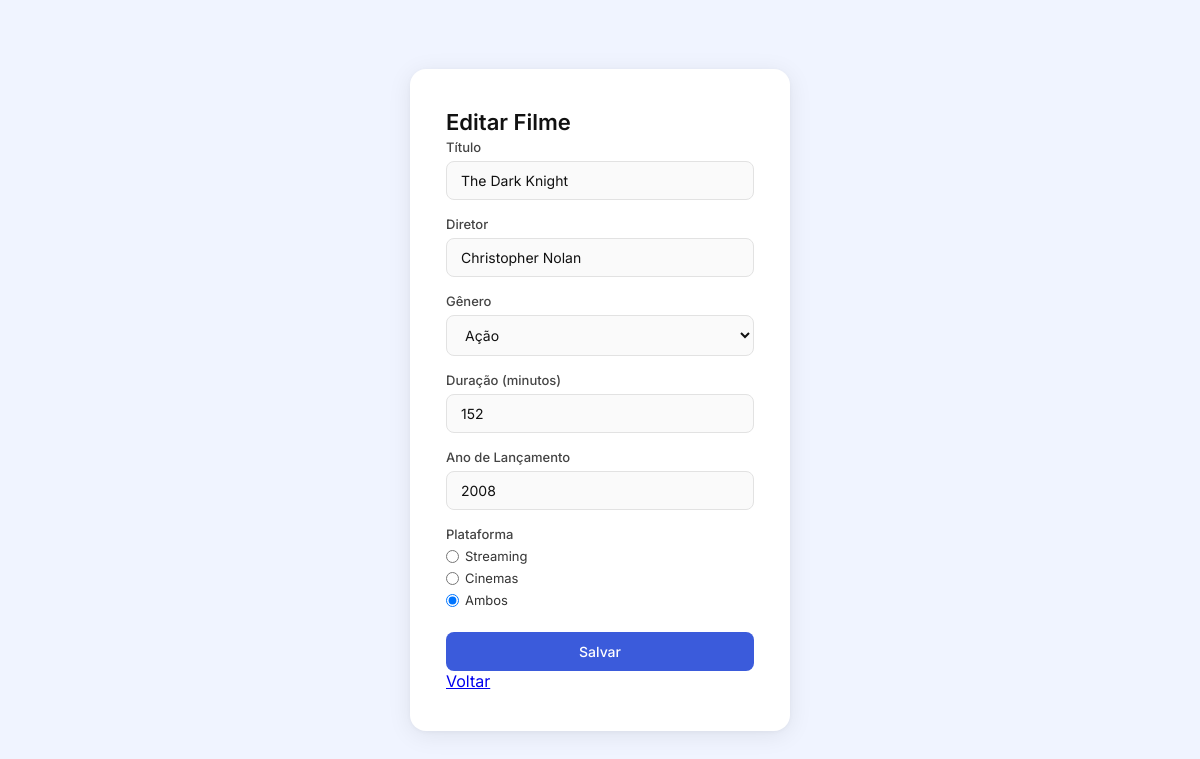
The app's page /src/filmes/editar.php?id=2 (signed in) with its own data.
### tables this page shows
CREATE TABLE IF NOT EXISTS filmes (
    id INT AUTO_INCREMENT PRIMARY KEY,
    titulo VARCHAR(255) NOT NULL,
    diretor VARCHAR(255) NOT NULL,
    genero_id INT NOT NULL,
    duracao INT NOT NULL,
    ano_lancamento YEAR NOT NULL,
    plataforma ENUM('streaming', 'cinemas', 'ambos') NOT NULL,
    FOREIGN KEY (genero_id) REFERENCES generos(id)
);

CREATE TABLE IF NOT EXISTS generos (
    id INT AUTO_INCREMENT PRIMARY KEY,
    genero VARCHAR(100) NOT NULL
);

### src/filmes/editar.php (the view, shortened to what this page needs)
<?php
    require_once("../conexao.php");
    $id = filter_var($_GET["id"], FILTER_VALIDATE_INT);
    $sql = "SELECT * FROM filmes WHERE id = ?";
    $stmt = mysqli_prepare($conn, $sql);
    mysqli_stmt_bind_param($stmt, "i", $id);
    mysqli_stmt_execute($stmt);
    $resultado = mysqli_stmt_get_result($stmt);
    $filme = mysqli_fetch_array($resultado);
    $sql_generos = "SELECT * FROM generos ORDER BY genero ASC";
    $generos = mysqli_query($conn, $sql_generos);
?>
<!DOCTYPE html>
<html lang="pt-br">
<head>
    <link rel="stylesheet" href="../style.css">
</head>
<body>
    <main class="login-container">
        <section class="login-card">
            <h1>Editar Filme</h1>
            <form action="editar.php?id=<?php echo $id; ?>" method="POST">
                <div class="campo">
                    <label for="titulo">Título</label>
                    <input type="text" id="titulo" name="titulo" value="<?php echo htmlspecialchars($filme["titulo"]); ?>" required>
                </div>
                <div class="campo">
                    <label for="diretor">Diretor</label>
                    <input type="text" id="diretor" name="diretor" value="<?php echo htmlspecialchars($filme["diretor"]); ?>" required>
                </div>
                <div class="campo">
                    <label for="genero_id">Gênero</label>
                    <select id="genero_id" name="genero_id" required>
                        <?php while ($genero = mysqli_fetch_array($generos)): ?>
                            <option value="<?php echo $genero["id"]; ?>" <?php echo $genero["id"] == $filme["genero_id"] ? "selected" : ""; ?>>
                                <?php echo htmlspecialchars($genero["genero"]); ?>
                            </option>
                        <?php endwhile; ?>
                    </select>
                </div>
                <div class="campo">
                    <label for="duracao">Duração (minutos)</label>
                    <input type="number" id="duracao" name="duracao" min="1" value="<?php echo $filme["duracao"]; ?>" required>
                </div>
                <div class="campo">
                    <label for="ano_lancamento">Ano de Lançamento</label>
                    <input type="number" id="ano_lancamento" name="ano_lancamento" min="1888" max="2100" value="<?php echo $filme["ano_lancamento"]; ?>" required>
                </div>
                <div class="campo">
                    <label>Plataforma</label>
                    <label><input type="radio" name="plataforma" value="streaming" <?php echo $filme["plataforma"] === "streaming" ? "checked" : ""; ?>> Streaming</label>
                    <label><input type="radio" name="plataforma" value="cinemas" <?php echo $filme["plataforma"] === "cinemas" ? "checked" : ""; ?>> Cinemas</label>
                    <label><input type="radio" name="plataforma" value="ambos" <?php echo $filme["plataforma"] === "ambos" ? "checked" : ""; ?>> Ambos</label>
                </div>
                <button type="submit">Salvar</button>
            </form>
            <a href="listar.php">Voltar</a>
        </section>
    </main>
</body>
</html>

### src/style.css (style rules this page uses)
* { margin: 0; padding: 0; box-sizing: border-box; }
body { font-family: 'Inter', sans-serif; background: #f0f4ff; min-height: 100vh; }
.login-container { min-height: 100vh; display: flex; justify-content: center; align-items: center; padding: 24px; }
.login-card { background: #ffffff; width: 100%; max-width: 380px; padding: 40px 36px; border-radius: 16px; box-shadow: 0 4px 24px rgba(0, 0, 0, 0.08), 0 1px 4px rgba(0, 0, 0, 0.04); }
.login-card h1 { font-size: 22px; font-weight: 600; color: #111; margin-bottom: 4px; }
.campo { margin-bottom: 16px; }
.campo label { display: block; font-size: 13px; font-weight: 500; color: #444; margin-bottom: 6px; }
.campo input, .campo select { width: 100%; padding: 10px 14px; border: 1px solid #e2e2e2; border-radius: 8px; font-size: 14px; font-family: 'Inter', sans-serif; color: #111; background: #fafafa; transition: border-color 0.15s; }
.campo input[type="radio"] { width: auto; margin-right: 6px; }
.campo label:has(input[type="radio"]) { font-weight: 400; color: #333; display: flex; align-items: center; margin-bottom: 6px; }
button { width: 100%; padding: 11px; border: none; border-radius: 8px; background: #3b5bdb; color: #fff; font-size: 14px; font-weight: 500; font-family: 'Inter', sans-serif; cursor: pointer; transition: background 0.15s; margin-top: 8px; }

### records on screen
filmes: titulo "The Dark Knight", diretor "Christopher Nolan", genero_id "Ação", duracao "152", ano_lancamento "2008", plataforma "☐ Streaming", plataforma "☐ Cinemas", plataforma "☑ Ambos"
